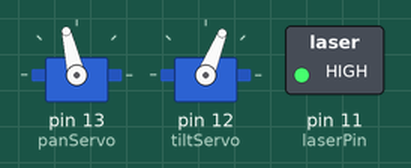
A sketch run on a simulated Arduino Uno, built with avr-gcc and run on an emulated ATmega328P. Parts: 2 × servo, switched loads named in the sketch (green lamp = pin HIGH). Random numbers use the default seed unless the sketch sets one.

Above: at 0.71 s.
At 10.97 s:
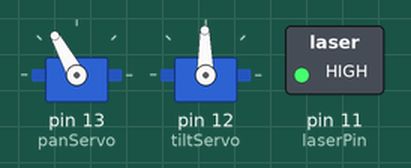
At 19.4 s:
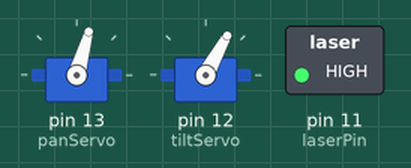
At 22.09 s:
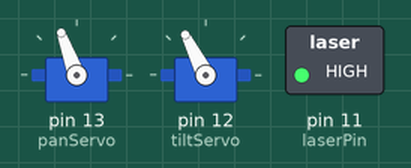
At 23.78 s:
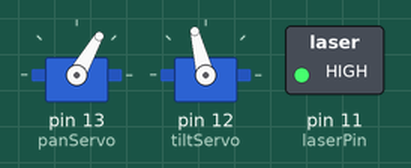
At 39.39 s:
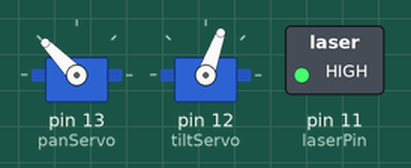
Timing chart, 0 to 40.0 s (numbered marks = the images above):
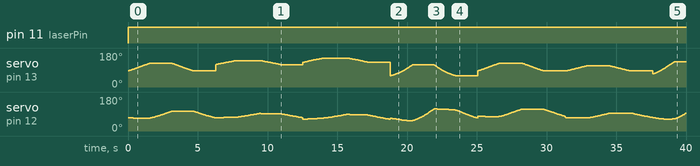

Measured:
- by itself, pin 11 (laserPin): LOW → HIGH at 0.00 s

The sketch:

laser-turret.ino
```cpp
#include <Servo.h>

// creating Servo objects
Servo panServo;
Servo tiltServo;

// initializing variables
int panPos = 0;
int tiltPos = 0;
int commandPan;
int commandTilt;
String commandLaser;
bool laserOn = false;
const int laserPin = 11;
int laserState = LOW;

float commandX = 5;
float commandY = 5;
float wallDistance = 68;
int sign1;
int sign2;
long one = 1;

// Setting pins
void setup(){
  Serial.begin(9600);
  pinMode(laserPin, OUTPUT);
  panServo.attach(13);
  tiltServo.attach(12);
  }

void loop(){
  // turn on laser
  digitalWrite(laserPin,HIGH);

  if (random(1,3) == 1){
    sign1 = 1;
    }
  else {
    sign1 = -1;
    }
 if (random(1,2) == 1){
    sign2 = 1;
    }
  else {
    sign2 = -1;
    }

  // draw a square
  drawSquare(random(10,100), sign1*random(0,50), sign2*random(0,50), wallDistance);
}

//------------------------------------------------FUNCTIONS BELOW ------------------------------------------------------

//OCU functions
int getOperatorInput_x() {
  //This function asks the Operator for an angle for the pan servo and sets that as the tilt servo angle
  Serial.println("==========================================================================================");
  Serial.println("| Hello! Welcome to the laser-turret operator interface! Give me an angle for my pan     |");
  Serial.println("|       servo!                                                                           |");
  Serial.println("==========================================================================================");
  while (Serial.available() == 0) {};                  // do nothing until operator input typed
  commandPan = Serial.readString().toInt();                       // read command string
  Serial.print("| Setting pan servo angle to "); // give command feedback to operator
  Serial.println(commandPan);
  Serial.println(" degrees");
  return commandPan;
}

int getOperatorInput_y(){
  //This function asks the Operator for an angle for the tilt servo and sets that as the tilt servo angle
  Serial.println("==========================================================================================");
  Serial.println("| Now give me an angle for my tilt servo!                                                |");
  Serial.println("|                                                                                        |");
  Serial.println("==========================================================================================");
  while (Serial.available() == 0) {};                  // do nothing until operator input typed
  commandTilt = Serial.readString().toInt();                       // read command string
  Serial.print("| Setting tilt servo angle to "); // give command feedback to operator
  Serial.print(commandTilt);
  Serial.println(" degrees");
  return commandTilt;
}

bool getLaserInput(){
  // This functions prompts the Operator for whether or not to turn on the laser
  Serial.println("==========================================================================================");
  Serial.println("| Hello! Welcome to the laser-turret operator interface! Type on for me to turn on my    |");
  Serial.println("|       laser or off for me to leave it off                                              |");
  Serial.println("==========================================================================================");
  while (Serial.available() == 0) {};                  // do nothing until operator input typed
  commandLaser = Serial.readString();                       // read command string
  Serial.print("| Setting laser to ");
  Serial.println(commandLaser);// give command feedback to operator
  if (commandLaser == "on"){
    laserOn = true;
    }
  else {
    laserOn = false;
    }
  return laserOn;
  }


// ACT Functions
int determineLaserState(bool laserOn){
  // This function determines whether to turn the laser on/ off
  if (laserOn == true){
    laserState = HIGH;
    }
  else{
    laserState = LOW;
    }
  return laserState;
  }

void posServos(float x,float y, float L) {
  // changes the position of the servos to match x and y inputs
  // float x - x position on wall
  // float y - y position on wall
  // float L - distance from laser to wall

  float theta = atan(x/L)*180/3.14 + 112; //pan
  float phi = atan(-y/(sqrt(pow(L,2)+pow(x,2))))*180/3.14 + 103; //tilt

  panServo.write(theta);
  tiltServo.write(phi);
  }

void drawLine(float x1, float y1, float x2, float y2, float L){
  // draws a line from x1,y1 to x2,y2
  // float x1 - starting x position
  // float y1 - starting y position
  // float x2 - ending x position
  // float y2 - ending y position
  // float L - distance from laser to wall
  // timeDelay - how quickly in ms to draw the line
  float res = 100; // resolution
  float x_step = (x2-x1)/res;
  float y_step = (y2-y1)/res;

  // interpolate to get from x1,y1 to x2,y2 in a straight line
  int i;
  for (i = 0; i <= res; i++){
    posServos(x1+(x_step)*i,y1+(y_step)*i,L);
    delay(15);
  }
}

void drawSquare(float len, float x0, float y0, float L){
  // draws a square with sides of length len around origin x0, y0
  // float len - length in inches of square sides
  // float x0 - x part of origin
  // float y0 - y part of origin
  // float L - distance from laser turret to wall
  drawLine(x0 - len/2, y0 + len/2, x0 + len/2, y0 + len/2, L);
  drawLine(x0 + len/2, y0 + len/2, x0 + len/2, y0 - len/2, L);
  drawLine(x0 + len/2, y0 - len/2, x0 - len/2, y0 - len/2, L);
  drawLine(x0 - len/2, y0 - len/2, x0 - len/2, y0 + len/2, L);
  }
```
